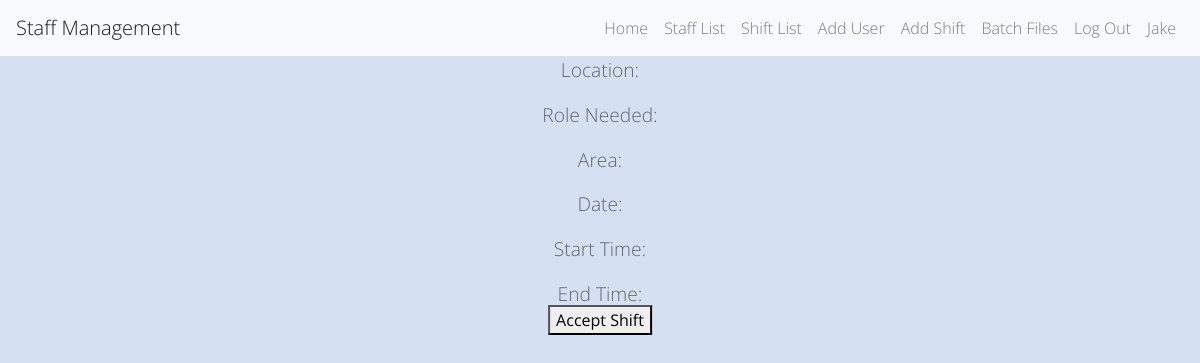
/acceptshift?id=24 (signed in), run on an earlier commit of the app's database.
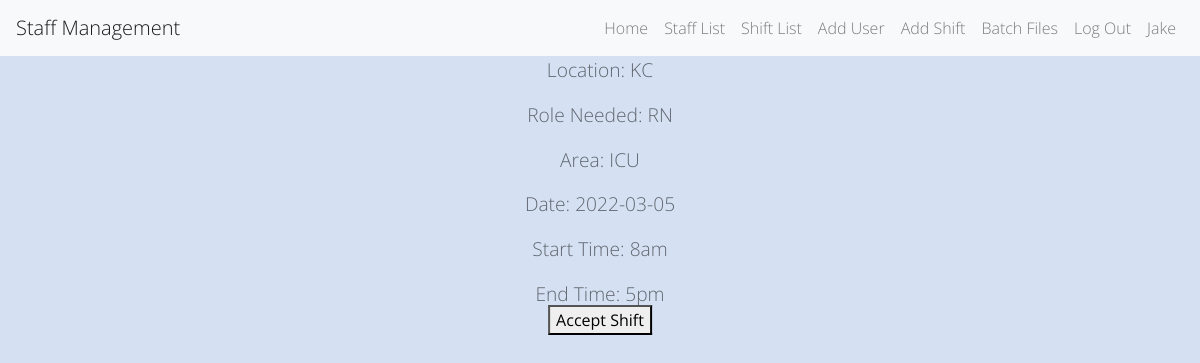
And on a later commit of the database.
### app.py (models this page shows)
class Shift(db.Model):
    shift_id = db.Column(db.Integer, primary_key=True)
    location = db.Column(db.String(100))
    role = db.Column(db.String(100))
    area = db.Column(db.String(100))
    date = db.Column(db.Date)
    start_time = db.Column(db.String(100))
    end_time = db.Column(db.String(100))
    added_by_id = db.Column(db.Integer)
    added_by_name = db.Column(db.String)
    picked_up_by_id = db.Column(db.Integer)
    picked_up_by_name = db.String(100)

### app.py (the view, shortened to what this page needs)
@app.route('/acceptshift', methods=['GET', 'POST'])
@login_required
def accept_shift():
    shift_id = request.args.get('id')
    cur_shift = Shift.query.get(shift_id)
    return render_template("accept_shift.html", shift=cur_shift, logged_in=True)

### app.py (called while the page is built)
@login_manager.user_loader
def load_user(user_id):
    return User.query.get(int(user_id))

### templates/accept_shift.html (shortened to what this page needs)
{% extends 'base.html' %}
{% block content %}
     <form class="accept_shift_form" action="{{ url_for('accept_shift') }}" method="POST">
         <p>Location: {{shift.location}}</p>
         <p>Role Needed: {{shift.role}}</p>
         <p>Area: {{shift.area}}</p>
         <p>Date: {{shift.date}}</p>
         <p>Start Time: {{shift.start_time}}</p>
         <p>End Time: {{shift.end_time}}</p>
        <button class="btn-accept-shift" type="submit">Accept Shift</button>
    </form>
{% endblock %}

What changed in the data, as far as the page shows it:
added Shift: location "KC", role "RN", area "ICU", date "2022-03-05", start_time "8am", end_time "5pm"
